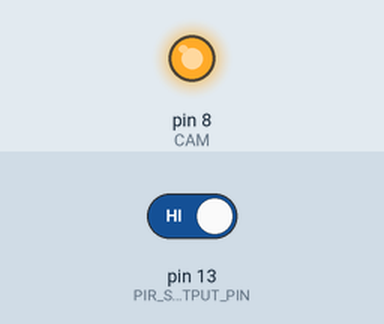
A sketch run on a simulated Arduino Uno, built with avr-gcc and run on an emulated ATmega328P. Parts: output pins drawn as LEDs (lit = HIGH). The inputs (shaded band) are chosen by the test bench; at power-on: pin 13 (PIR_SENSOR_OUTPUT_PIN) HIGH. What the sketch prints to the serial monitor is not drawn.

Above: at 20.5 s.
At 26.0 s:
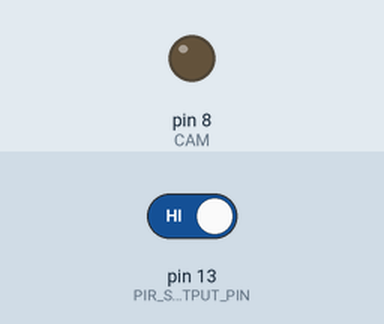
Timing chart, 0 to 34.3 s (numbered marks = the images above):
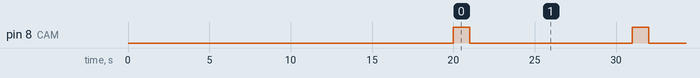

The sketch:

main.ino
```cpp
const int PIR_SENSOR_OUTPUT_PIN = 13;  /* PIR sensor O/P pin */
int warm_up;
int CAM = 8;
void setup() {
  pinMode(PIR_SENSOR_OUTPUT_PIN, INPUT);
  pinMode(CAM, OUTPUT);
  Serial.begin(115200); /* Define baud rate for serial communication */
  delay(20000); /* Power On Warm Up Delay */
}

void loop() {
  int sensor_output;
  sensor_output = digitalRead(PIR_SENSOR_OUTPUT_PIN);
  if( sensor_output == LOW )
  {
    digitalWrite(CAM,LOW);
//    if( warm_up == 1 )
//     {
//      Serial.print("Warming Up\n\n");
//      warm_up = 0;
//      delay(2000);
//    }
    Serial.print("No object in sight\n\n");
    delay(1000);
  }
  else
  {
    Serial.print("Object detected\n\n");
    digitalWrite(CAM,HIGH);
    delay(1000);
    digitalWrite(CAM,LOW);
    delay(10000);
//    warm_up = 1;
//    delay(8000);
  }
}
```

Measured:
- by itself, pin 8 (CAM): alternates HIGH for 1.0 s and LOW for 10.0 s
